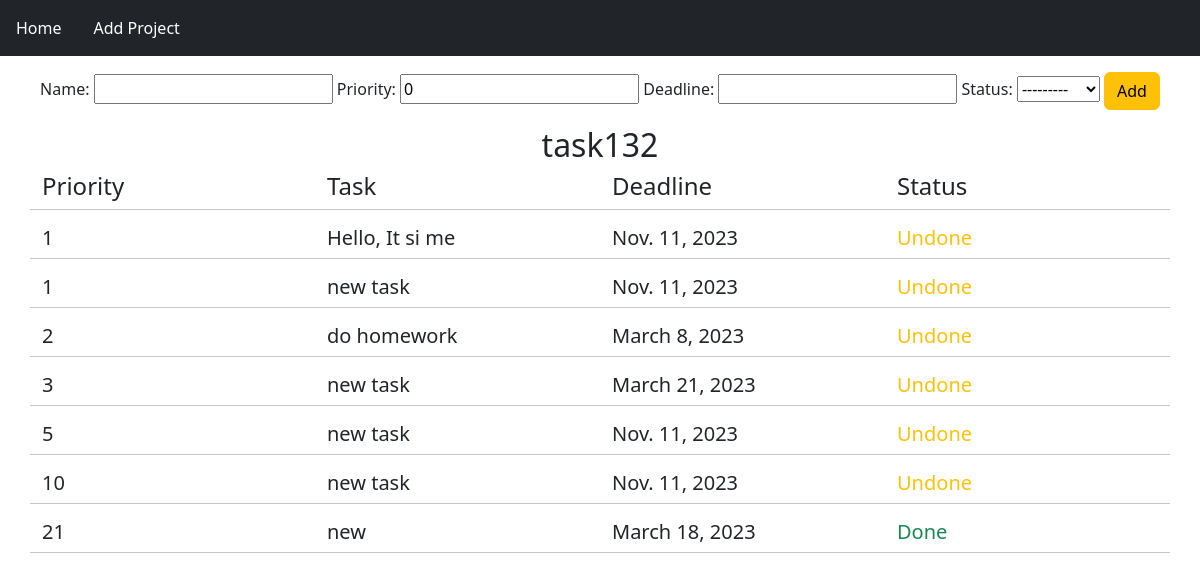
/add_tasks74/, run on the app's committed database.
### todolistapp/models.py (models this page shows, shortened)
class Project(models.Model):
    name = models.CharField(max_length=250)

class Task(models.Model):
    name = models.CharField(max_length=200)
    status = models.CharField(max_length=50, choices=(('Undone', 'Undone'), ('Done', 'Done')))
    priority = models.IntegerField(default=0)
    deadline = models.DateField(null=True)
    project = models.ForeignKey(Project, on_delete=models.CASCADE)

### todolistapp/views.py (the view, shortened to what this page needs)
# urls.py: path('add_tasks<int:project_id>/', views.AddTaskView.as_view(), name='add_tasks'),
class AddTaskView(CreateView):
    model = Task
    fields = ['name', 'priority', 'deadline', 'status']
    template_name = 'add_tasks.html'
    def get_context_data(self, **kwargs):
        context = super().get_context_data(**kwargs)
        context['title'] = Project.objects.get(id=self.kwargs['project_id']).name
        context['project'] = Project.objects.get(id=self.kwargs["project_id"])
        context['tasks'] = Task.objects.filter(project=self.kwargs['project_id']).order_by('priority')
        self.success_url = f'/add_tasks{self.kwargs["project_id"]}/'
        return context

### todolistapp/templates/add_tasks.html (shortened to what this page needs)
{% extends 'base.html' %}
{% block content %}
<center>
<form method="POST">
    {{ form }}
 <input class='btn btn-warning' type="submit" value="Add">
</form>
</center>
<div class="container">
    <div class="row">
        <h2 class="mb-2 text-center my-3">{{ project.name }}</h2>
        <div class="col">
            <h4>Priority</h4>
        </div>
        <div class="col">
            <h4>Task</h4>
        </div>
        <div class="col">
            <h4>Deadline</h4>
        </div>
         <div class="col">
             <h4>Status</h4>
        </div>
        <hr>
    {% for t in tasks %}
        <div class="col">
            <h5>{{ t.priority }}</h5>
        </div>
        <div class="col">
            <h5>{{ t.name }}</h5>
        </div>
        <div class="col">
            <h5>{% if t.deadline %} {{ t.deadline }} {% endif %}</h5>
        </div>
         <div class="col">
             {% if 'Undone' in t.status %}
                 <h5 class="text-warning">{{ t.status }}</h5>
             {% else %}
                 <h5 class="text-success">{{ t.status }}</h5>
             {% endif %}
        </div>
        <hr>
    {% endfor %}
    </div>
</div>
{% endblock %}

### data on the page
Project: name "task132"
Task: priority "1", name "Hello, It si me", deadline "Nov. 11, 2023", status "Undone"
Task: priority "1", name "new task", deadline "Nov. 11, 2023", status "Undone"
Task: priority "2", name "do homework", deadline "March 8, 2023", status "Undone"
Task: priority "3", name "new task", deadline "March 21, 2023", status "Undone"
Task: priority "5", name "new task", deadline "Nov. 11, 2023", status "Undone"
Task: priority "10", name "new task", deadline "Nov. 11, 2023", status "Undone"
Task: priority "21", name "new", deadline "March 18, 2023", status "Done"
